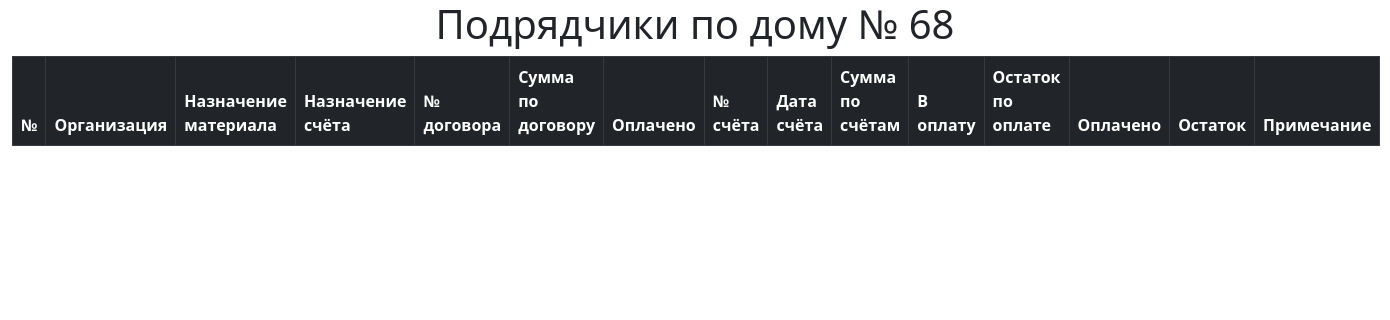
/table/, run on an earlier commit of the app's database.
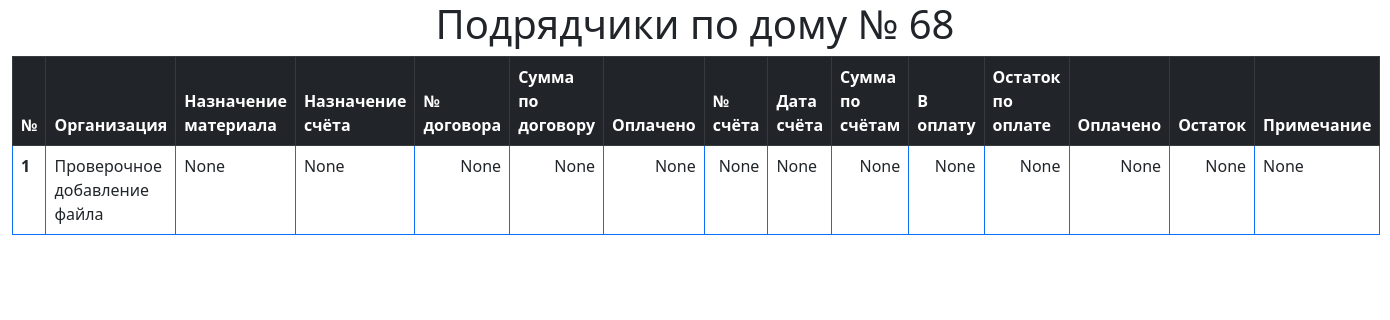
And on a later commit of the database.
### LoadPayRegsApp/models.py (models this page shows, shortened)
class TableAndUrlColumns(models.Model):
    docfile = models.FileField(upload_to='docs/', verbose_name="Загрузка файла", null=True, blank=True)
    url = models.URLField(null=True, blank=True)
    organization = models.CharField(max_length=255, verbose_name="Организация", null=True, blank=True)
    material_assigning = models.CharField(max_length=255, verbose_name="Назначение материала", null=True, blank=True)
    account_purpose = models.CharField(max_length=255, verbose_name="Назначение счёта", null=True, blank=True)
    contract_number = models.CharField(max_length=255, verbose_name="№ договора", null=True, blank=True)
    contract_amount = models.DecimalField(max_digits=14, decimal_places=2, verbose_name="Сумма по договору", null=True, blank=True)
    paid1 = models.DecimalField(max_digits=14, decimal_places=2, verbose_name="Оплачено", null=True, blank=True)
    account_number = models.CharField(max_length=255, verbose_name="№ счёта", null=True, blank=True)
    account_date = models.DateField(verbose_name="Дата счёта", null=True, blank=True)
    accounts_amount = models.DecimalField(max_digits=14, decimal_places=2, verbose_name="Сумма по счётам", null=True, blank=True)
    for_payment = models.DecimalField(max_digits=14, decimal_places=2, verbose_name="В оплату", null=True, blank=True)
    payment_balance = models.DecimalField(max_digits=14, decimal_places=2, verbose_name="Остаток по оплате", null=True, blank=True)
    paid2 = models.DecimalField(max_digits=14, decimal_places=2, verbose_name="Оплачено", null=True, blank=True)
    remainder = models.DecimalField(max_digits=14, decimal_places=2, verbose_name="Остаток", null=True, blank=True)
    note = models.CharField(max_length=255, verbose_name="Примечание", null=True, blank=True)
    total = models.DecimalField(max_digits=14, decimal_places=2, verbose_name="Остаток", null=True, blank=True)
    class Meta:
        verbose_name = "Запись с реестра"
        verbose_name_plural = "Записи с реестра"
        ordering = ['organization']

### LoadPayRegsApp/views.py (the view)
# urls.py: path('table/', views.table, name='table'),
def table(request):
    row = TableAndUrlColumns.objects.all()
    context = {'row_list': row}
    return render(request, 'table.html', context)

### LoadPayRegsApp/templates/table.html (shortened to what this page needs)
{% extends 'base.html' %}
		{% block content %}
		    <h1 align="center">Подрядчики по дому № 68</h1>
		    <table class="table table-bordered border-primary">
                <thead class="table-dark">
                    <tr>
						<th scope="col">№</th>
						<th scope="col">Организация</th>
                        <th scope="col">Назначение материала</th>
                        <th scope="col">Назначение счёта</th>
                        <th scope="col">№ договора</th>
						<th scope="col">Сумма по договору</th>
						<th scope="col">Оплачено</th>
						<th scope="col">№ счёта</th>
						<th scope="col">Дата счёта</th>
						<th scope="col">Сумма по счётам</th>
						<th scope="col">В оплату</th>
						<th scope="col">Остаток по оплате</th>
						<th scope="col">Оплачено</th>
						<th scope="col">Остаток</th>
						<th scope="col">Примечание</th>
                    </tr>
                </thead>
                <tbody>
                    {% for row in row_list %}
					    <tr>
						    <th>{{ row.id }}</th>
							<td>{{ row.organization }}</td>
						    <td>{{ row.material_assigning }}</td>
							<td>{{ row.account_purpose }}</td>
							<td align="right">{{ row.contract_number }}</td>
							<td align="right">{{ row.contract_amount }}</td>
							<td align="right">{{ row.paid1 }}</td>
							<td align="right">{{ row.account_number }}</td>
							<td>{{ row.account_date }}</td>
							<td align="right">{{ row.accounts_amount }}</td>
							<td align="right">{{ row.for_payment }}</td>
							<td align="right">{{ row.payment_balance }}</td>
							<td align="right">{{ row.paid2 }}</td>
							<td align="right">{{ row.remainder }}</td>
							<td>{{ row.note }}</td>
                        </tr>
					{% endfor %}
                </tbody>
            </table>
		{% endblock %}

### LoadPayRegsApp/templates/base.html (shortened to what this page needs)
{% load static %}
<!DOCTYPE html>
<html lang="ru">
    <head>
        <link href="https://cdn.jsdelivr.net/npm/bootstrap@5.0.0-beta1/dist/css/bootstrap.min.css" rel="stylesheet">
    </head>
    <body>
		                <div class="container-fluid">
		                    {% block content %}{% endblock %}
					    </div>
    </body>
</html>

What changed in the data, as far as the page shows it:
added TableAndUrlColumns: id "1", organization "Проверочное добавление файла", material_assigning "None", account_purpose "None", contract_number "None", contract_amount "None", paid1 "None", account_number "None", account_date "None", accounts_amount "None", for_payment "None", payment_balance "None", paid2 "None", remainder "None", note "None"
